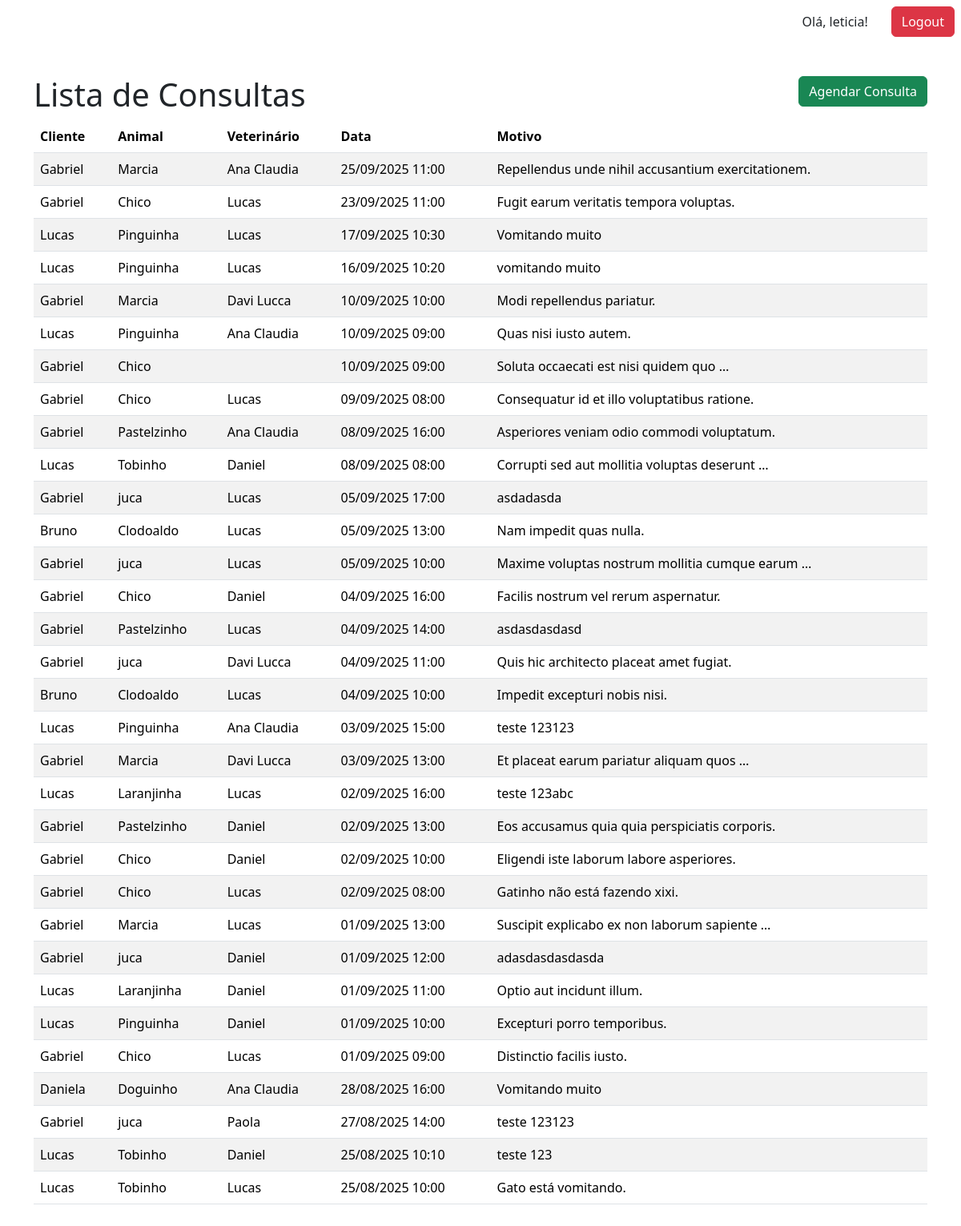
The page /consultas/ (signed in) on the database as committed earlier.
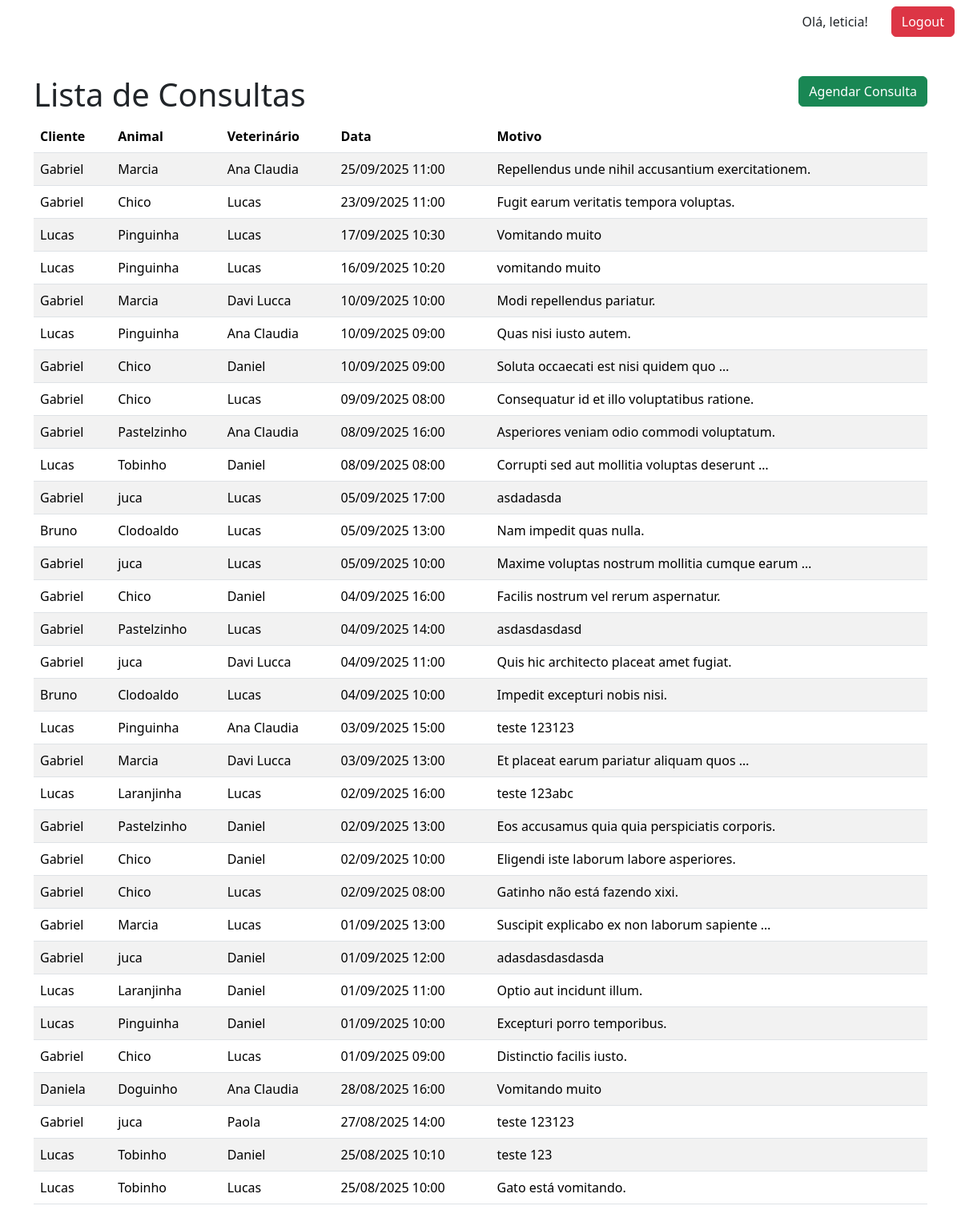
The same page on the database as committed later.
### core/models.py (models this page shows, shortened)
class Consulta(models.Model):
    animal = models.ForeignKey(Animal, on_delete=models.CASCADE)
    veterinario = models.ForeignKey(MedicoVeterinario, on_delete=models.SET_NULL, null=True)
    data = models.DateTimeField()
    motivo = models.TextField()
    observacoes = models.TextField(blank=True)

class Animal(models.Model):
    ESPECIES = [
        ('C', 'Cachorro'),
        ('G', 'Gato'),
        ('O', 'Outros'),
    ]
    nome = models.CharField(max_length=100)
    especie = models.CharField(max_length=1, choices=ESPECIES)
    raca = models.CharField(max_length=100)
    idade = models.PositiveIntegerField(null=True, blank=True)
    peso = models.DecimalField(max_digits=5, decimal_places=2, null=True, blank=True)
    dono = models.ForeignKey(Cliente, on_delete=models.CASCADE, related_name='animais')

class Cliente(models.Model):
    nome = models.CharField(max_length=100)
    cpf = models.CharField(max_length=11, blank=True, null=True)
    telefone = models.CharField(max_length=15)
    email = models.EmailField()
    endereco = models.TextField()

class MedicoVeterinario(models.Model):
    nome = models.CharField(max_length=100)
    crmv = models.CharField(max_length=20)
    especialidade = models.CharField(max_length=100)
    contato = models.CharField(max_length=15)

### core/views.py (the view)
# urls.py: path('consultas/', views.lista_consultas, name='lista_consultas'),
@login_required(login_url='login')
def lista_consultas(request):
    consultas = Consulta.objects.all().order_by('-data')
    return render(request, 'lista_consultas.html', {'consultas': consultas})

### templates/lista_consultas.html (shortened to what this page needs)
{% extends 'base.html' %}
{% block content %}
<div class="d-flex justify-content-between align-items-center">
    <h1>Lista de Consultas</h1>
    <button class="btn btn-success mb-3" onclick="window.location.href='{% url 'agendar_consulta' %}'">Agendar Consulta</button>
</div>
<table class="table table-striped">
    <thead>
        <tr>
            <th>Cliente</th>
            <th>Animal</th>
            <th>Veterinário</th>
            <th>Data</th>
            <th>Motivo</th>
        </tr>
    </thead>
    <tbody>
        {% for consulta in consultas %}
        <tr>
            <td>{{ consulta.animal.dono.nome }}</td>
            <td>{{ consulta.animal.nome }}</td>
            <td>{{ consulta.veterinario.nome }}</td>
            <td>{{ consulta.data|date:"d/m/Y H:i" }}</td>
            <td>{{ consulta.motivo|truncatewords:6 }}</td>
        </tr>
        {% empty %}
        <tr>
            <td colspan="4">Nenhuma consulta cadastrada.</td>
        </tr>
        {% endfor %}
    </tbody>
</table>
{% endblock %}

### templates/base.html (shortened to what this page needs)
{% load static %}
<!doctype html>
<html lang="en">
<head>
    <link href="https://cdn.jsdelivr.net/npm/bootstrap@5.3.7/dist/css/bootstrap.min.css" rel="stylesheet">
</head>
<body>
	<div class="d-flex gap-3 align-content-center justify-content-end m-2">
		{% if request.user.is_authenticated %}
		<a class="btn btn-transparent">Olá, {{ request.user.username }}!</a>
		<a class="btn btn-danger" href="{% url 'logout' %}">Logout</a>
		{% endif %}
	</div>
	<div class="container my-5">
	{% block content %}
	{% endblock %}
	</div>
</body>
</html>

Rows that differ between the two databases and show on the page:
changed Consulta "Soluta occaecati est nisi quidem quo …": veterinario.nome (not shown) → "Daniel"
